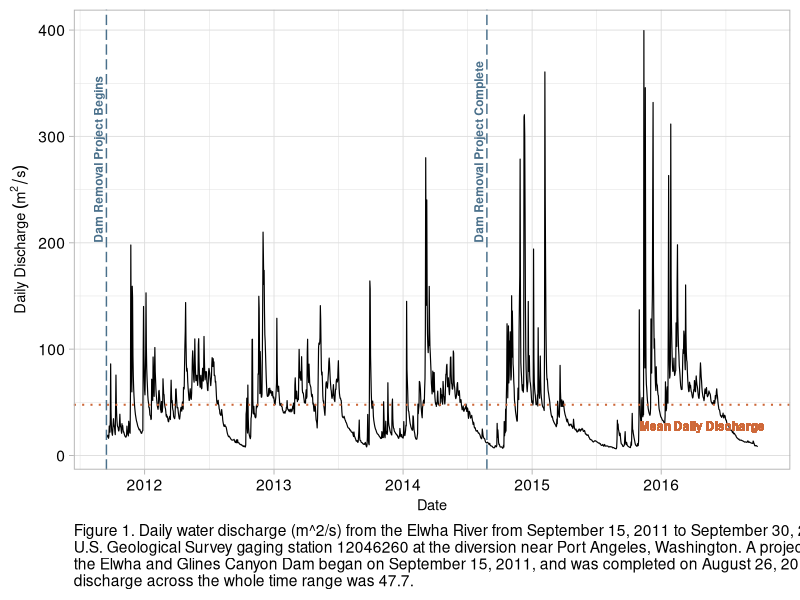
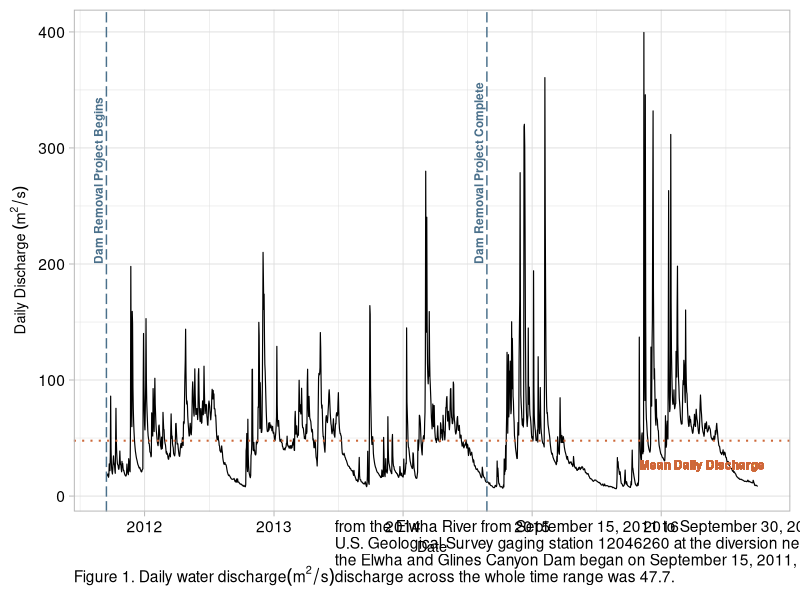
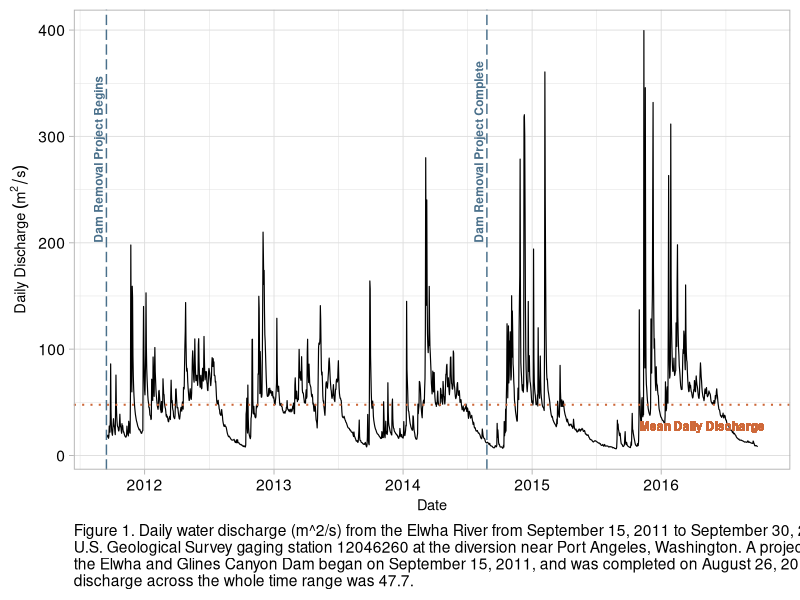

Reproduce these figures in R, in order.
## ---- chunk 1
getwd()

library(tidyverse)
library(viridis)
library(ggplot2)

USGS_ElwhaRiverDischarge<-read_csv("./Processed/USGS_ElwhaRiver_processed.csv")

class(USGS_ElwhaRiverDischarge$Date) #Still a date, that's good


## ---- chunk 2

mytheme <- theme_light(base_size = 14) +
  theme(axis.text = element_text(color = "black"), 
        legend.position = "top")
theme_set(mytheme)


#This should add a caption?
#+labs(subtitle = "theme_gray()")
## ---- chunk 3

#lines to describe what is happening
d=data.frame(date=as.Date(c("2011-09-15", "2014-08-26")), event=c("Dam Removal Project Begins", "Dam Removal Project Complete"))



myplot<-ggplot(USGS_ElwhaRiverDischarge)+
  geom_line(aes(x = Date, y = DailyDischarge), size=.4) +
geom_vline(data=d, mapping=aes(xintercept=date), color="skyblue4", lty=5, size=.5)+
  geom_hline(yintercept = 47.7, lty=3, color="sienna3", size=.7)+
  geom_text(data=d, mapping=aes
            (x=date, y=200, label=event), 
            size=3, angle=90, vjust=-0.4, hjust=0, color= "skyblue4", fontface="bold")+
  geom_text(x= as.Date("2015-11-01"), y=20, size = 3, label= "Mean Daily Discharge", color= "sienna3", vjust=-0.4, hjust=0, fontface="bold")+
  mytheme+
  ylab(expression(Daily~Discharge~(m^2/s)))+
  xlab("Date")+
  theme(axis.title.y = element_text(size = rel(.75), angle = 90))+
  theme(axis.title.x = element_text(size= rel(.75)))+
  labs(caption ="Figure 1. Daily water discharge (m^2/s) from the Elwha River from September 15, 2011 to September 30, 2016 measured at the \nU.S. Geological Survey gaging station 12046260 at the diversion near Port Angeles, Washington. A project to remove \nthe Elwha and Glines Canyon Dam began on September 15, 2011, and was completed on August 26, 2014. Mean Daily \ndischarge across the whole time range was 47.7.")+
  theme(plot.caption = element_text(hjust = 0) )
  print(myplot)

#good as is but doesn't have superscript in the caption


  ggsave("./Output/USGS_ElwhaDailyDischarge_plot.jpg", plot=myplot, width =10, height=6, units="in", dpi=300)

## ---- chunk 4

myplot2<-ggplot(USGS_ElwhaRiverDischarge)+
  geom_line(aes(x = Date, y = DailyDischarge), size=.4) +
geom_vline(data=d, mapping=aes(xintercept=date), color="skyblue4", lty=5, size=.5)+
  geom_hline(yintercept = 47.7, lty=3, color="sienna3", size=.7)+
  geom_text(data=d, mapping=aes
            (x=date, y=200, label=event), 
            size=3, angle=90, vjust=-0.4, hjust=0, color= "skyblue4", fontface="bold")+
  geom_text(x= as.Date("2015-11-01"), y=20, size = 3, label= "Mean Daily Discharge", color= "sienna3", vjust=-0.4, hjust=0, fontface="bold")+
  mytheme+
  ylab(expression(Daily~Discharge~(m^2/s)))+
  xlab("Date")+
  theme(axis.title.y = element_text(size = rel(.75), angle = 90))+
  theme(axis.title.x = element_text(size= rel(.75)))+
  labs(caption =expression(paste("Figure 1. Daily water discharge", (m^2/s), "from the Elwha River from September 15, 2011 to September 30, 2016 measured at the \nU.S. Geological Survey gaging station 12046260 at the diversion near Port Angeles, Washington. A project to remove \nthe Elwha and Glines Canyon Dam began on September 15, 2011, and was completed on August 26, 2014. Mean Daily \ndischarge across the whole time range was 47.7.")))+
  theme(plot.caption = element_text(hjust = 0) )
  print(myplot2)
